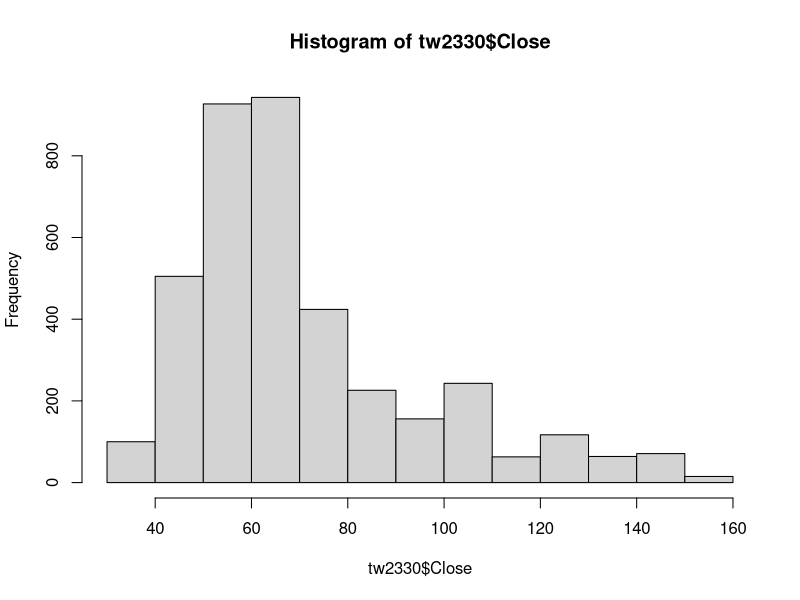
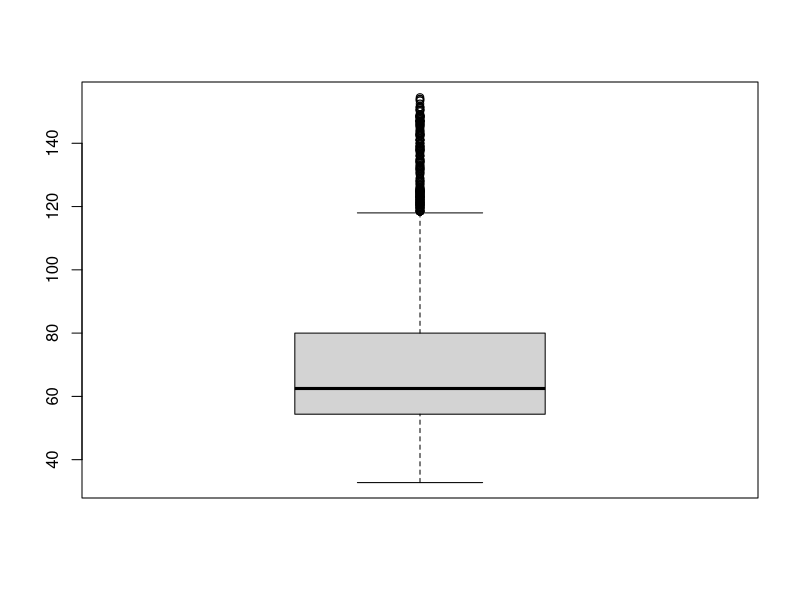
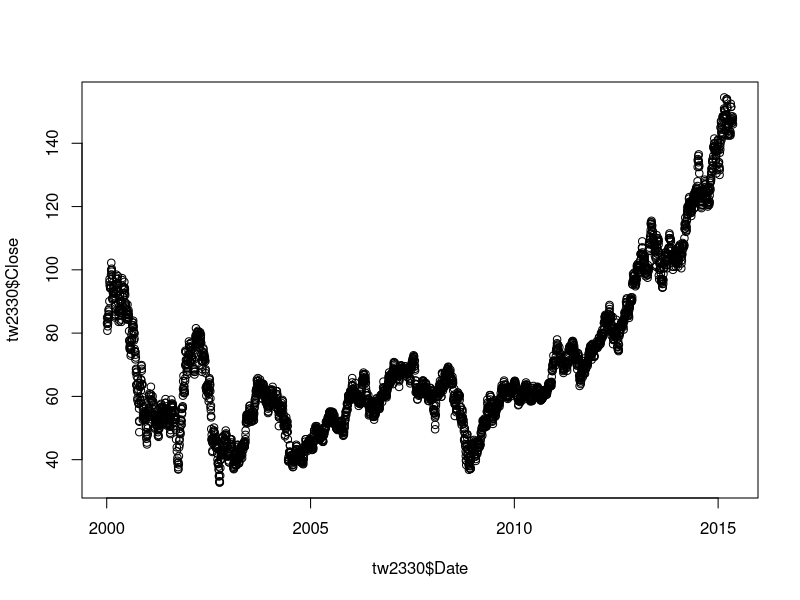
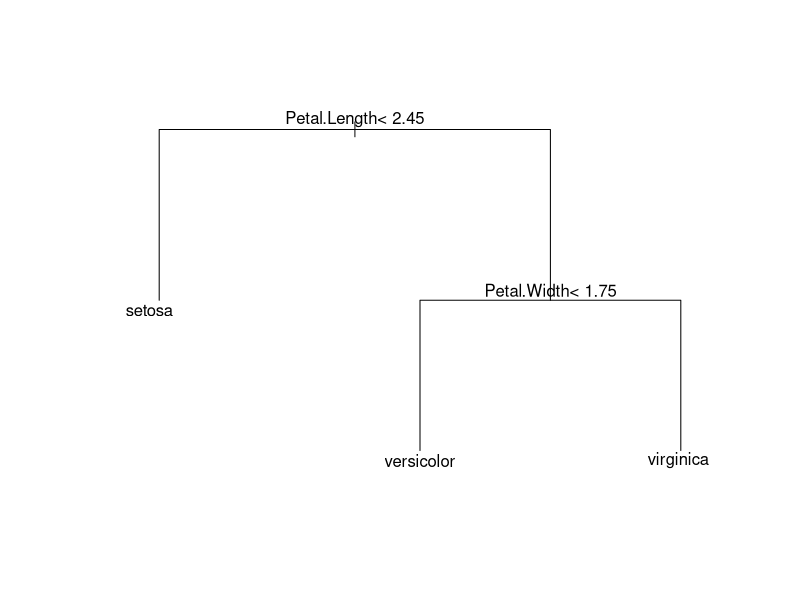
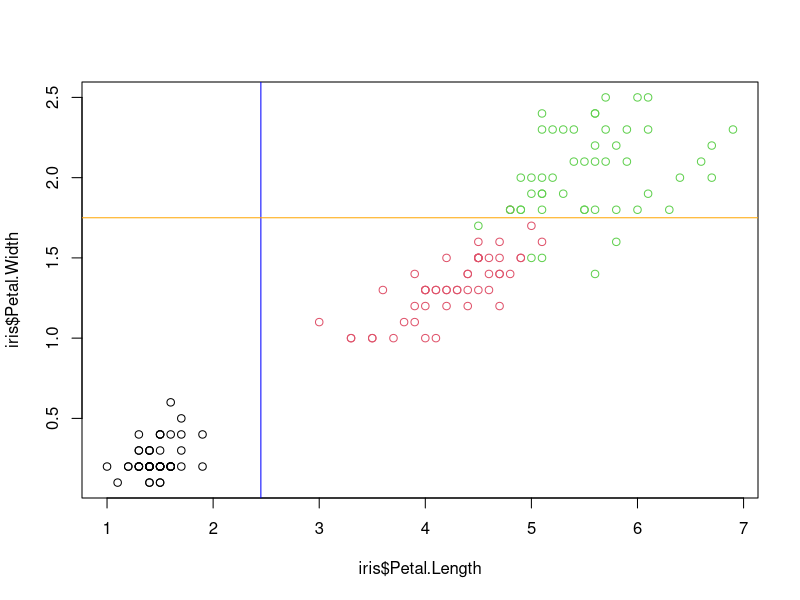

These figures' R source, in order:
## ---- chunk 1
a = 3
b = 2
a + b

## ---- chunk 2
#echo =FALSE
a + b

## ---- chunk 3
#include =FALSE
a + b
## ---- chunk 4
#download.file("http://real-chart.finance.yahoo.com/table.csv?s=2330.TW&d=2&e=14&f=2016&g=d&a=0&b=4&c=2000&ignore=.csv", "2330.csv")
## ---- chunk 5

tw2330 = read.csv("2330.csv", header=TRUE)
max(tw2330$Close)
min(tw2330$Close)
summary(tw2330$Close)
hist(tw2330$Close)
boxplot(tw2330$Close)

lower_bound = max(min(tw2330$Close), median(tw2330$Close) - 1.5 * IQR(tw2330$Close))
upper_bound = min(max(tw2330$Close), median(tw2330$Close) + 1.5 * IQR(tw2330$Close))

class(tw2330)
str(tw2330)
tw2330$Date = as.Date(tw2330$Date)
str(tw2330)
plot(tw2330$Date, tw2330$Close)
tw2330$tf = tw2330$Close - tw2330$Open > 0
table(tw2330$tf)

## ---- chunk 6
library(rpart)
data(iris)
head(iris)

fit = rpart(Species ~ Sepal.Length + Sepal.Width + Petal.Length + Petal.Width, data = iris)
plot(fit, margin=0.1)
text(fit)
plot(iris$Petal.Length, iris$Petal.Width, col=iris$Species)
abline(v = 2.45, col ="blue")
abline(h = 1.75, col ="orange")
